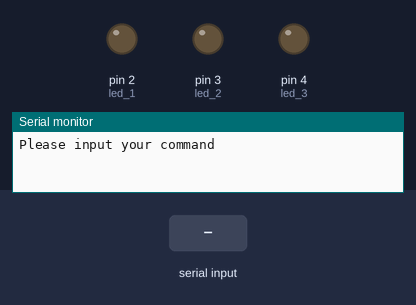
A program run on a simulated Arduino Uno, built with avr-gcc and run on an emulated ATmega328P. On the bench: output pins drawn as LEDs (lit = HIGH), the last lines printed to the serial monitor. The inputs (shaded band) are chosen by the test bench.

Above: at 1.2 s.
1.3 s: "1\n" received over Serial
At 2.0 s:
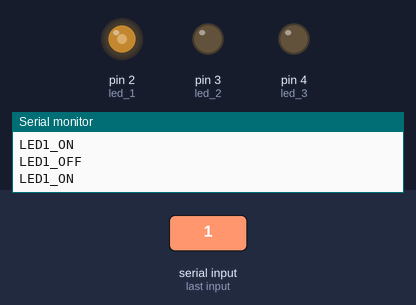
2.8 s: "2\n" received over Serial
At 3.5 s:
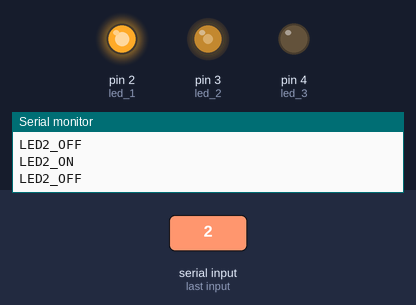
4.3 s: "1\n" received over Serial
At 4.7 s:
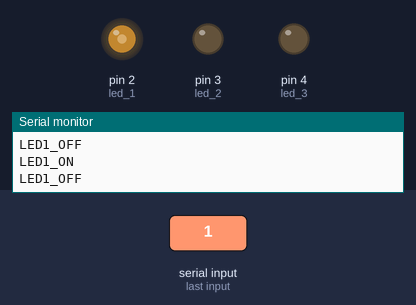
5.8 s: "2\n" received over Serial
At 7.0 s:
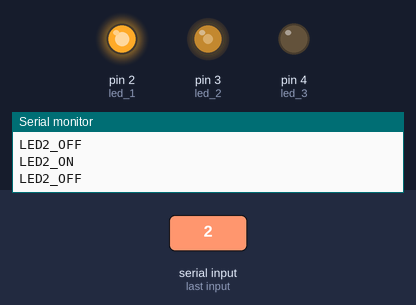
7.3 s: "0\n" received over Serial
At 8.5 s:
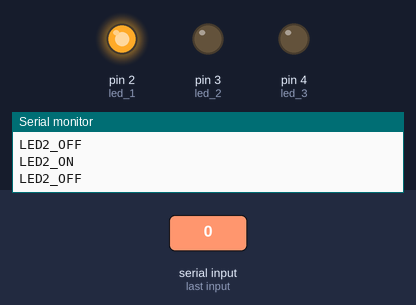
Timing chart, 0 to 9.8 s (numbered marks = the images above; inputs shaded):
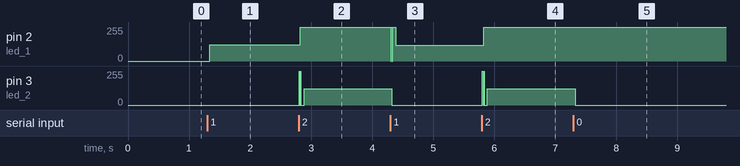

The program:

main.cpp
```cpp
/*
 * @Author: xumeng xm_2048@qq.com
 * @Date: 2024-05-18 16:09:26
 * @LastEditors: xumeng xm_2048@qq.com
 * @LastEditTime: 2024-05-20 16:48:30
 * @FilePath: \xumeng-hw1d:\code\mygit\xumeng-hw2\PlatformIO\Projects\ControlLight\src\main.cpp
 * @Description: 这是默认设置,请设置`customMade`, 打开koroFileHeader查看配置 进行设置: https://github.com/OBKoro1/koro1FileHeader/wiki/%E9%85%8D%E7%BD%AE
 */
/*
 * @Author: xumeng xm_2048@qq.com
 * @Date: 2024-05-17 19:45:11
 * @LastEditors: xumeng xm_2048@qq.com
 * @LastEditTime: 2024-05-18 10:03:00
 * @FilePath: \xumeng-hw1d:\code\mygit\xumeng-hw2\PlatformIO\Projects\Connect\src\main.cpp
 * @Description: 这是默认设置,请设置`customMade`, 打开koroFileHeader查看配置 进行设置: https://github.com/OBKoro1/koro1FileHeader/wiki/%E9%85%8D%E7%BD%AE
 */
#include <Arduino.h>


// 设置输入


int led_1 = 2;
int led_2 = 3;
int led_3 = 4;
String myString = "";
String short_String="";
String Control_LED[]={"1","2","3"};

void setup() {
  pinMode(led_1, OUTPUT);
  pinMode(led_2, OUTPUT);
  pinMode(led_3, OUTPUT);
  Serial.begin(9600);
  Serial.println("Please input your command");
}

void loop() {

  if(Serial.available()>0){
    myString = Serial.readStringUntil('\n');//read the string
    short_String = myString.substring(0,1);
    Control_LED[0] = Control_LED[0].substring(0,1);
    Control_LED[1] = Control_LED[1].substring(0,1);
    Control_LED[2] = Control_LED[2].substring(0,1);

}
if(short_String.compareTo(Control_LED[0])==0){

   if (digitalRead(led_1)==HIGH )
    {
      digitalWrite(led_1, LOW);
      Serial.println("LED1_OFF");
    }
    else
    {
      digitalWrite(led_1, HIGH);
      Serial.println("LED1_ON");

  }

  }
else if(short_String.compareTo(Control_LED[1])==0){

    if (digitalRead(led_2)==LOW )
    {
      digitalWrite(led_2, HIGH);
      Serial.println("LED2_ON");
    }
    else
    {
      digitalWrite(led_2, LOW);
      Serial.println("LED2_OFF");

  }}
else if(short_String.compareTo(Control_LED[2])==0){
    if (digitalRead(led_3)==LOW )
    {
      digitalWrite(led_3, HIGH);
      Serial.println("LED3_ON");

    }
    else
    {
      digitalWrite(led_3, LOW);
      Serial.println("LED3_OFF");


  }
  }
}
```

Measured:
- after the input at 1.3 s, pin 2 (led_1): 0/255 → 122/255 at once
- after the input at 2.8 s, pin 2 (led_1): 122/255 → 255/255 at once; pin 3 (led_2): 0/255 → 122/255 at once
- after the input at 4.3 s, pin 2 (led_1): 255/255 → 119/255 at once; pin 3 (led_2): 122/255 → 0/255 at once
- after the input at 5.8 s, pin 2 (led_1): 119/255 → 255/255 at once; pin 3 (led_2): 0/255 → 122/255 at once
- after the input at 7.3 s, pin 3 (led_2): 122/255 → 0/255 at once
